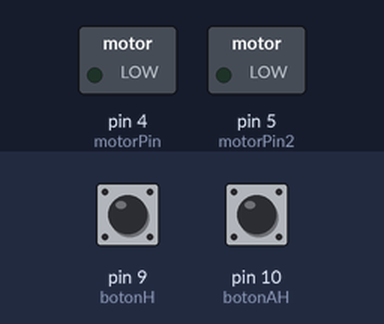
Bench run of a sketch on a simulated Arduino Uno, built with avr-gcc and run on an emulated ATmega328P. Shown: switched loads named in the sketch (green lamp = pin HIGH). The test bench sets the inputs (shaded band); at power-on: pin 9 (botonH) LOW, pin 10 (botonAH) LOW.

Above: at 1.2 s.
1.3 s: pin 9 (botonH) pulled HIGH for 0.15 s
At 1.37 s:
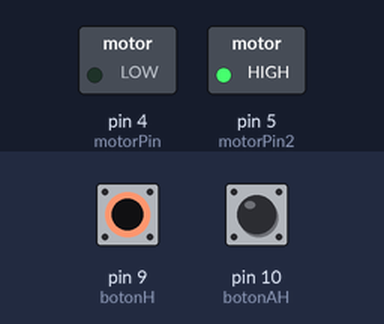
2.9 s: pin 10 (botonAH) pulled HIGH for 0.15 s
At 2.97 s:
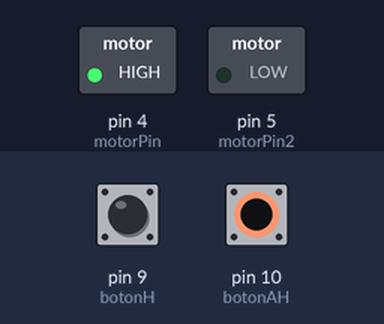
4.5 s: pin 10 (botonAH) pulled HIGH for 3.2 s
At 8.9 s:
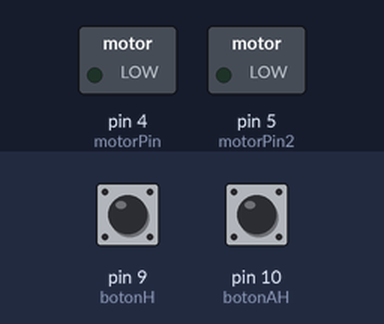
9.2 s: pin 9 (botonH) pulled HIGH for 3.2 s
At 10.2 s:
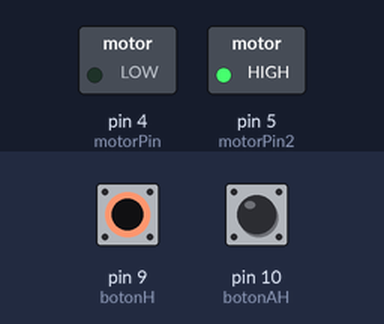
Timing chart, 0 to 13.9 s (numbered marks = the images above; inputs shaded):
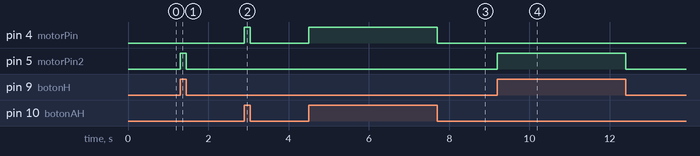

The sketch:

P_dc.ino
```cpp
// Definir pines para botones y LED
const int botonAH = 10;   // Pin para antihorario
const int botonH = 9;   // Pin para horario
const int motorPin = 4;     // Pin salida
const int motorPin2 = 5;     // Pin salida

void setup() {
  // Configurar pines de entrada para los botones
  pinMode(botonAH, INPUT);  // Sin pull-up interno
  pinMode(botonH, INPUT);  // Sin pull-up interno

  // Configurar pin de salida para los motores
  pinMode(motorPin, OUTPUT);
  pinMode(motorPin2, OUTPUT);

  // Apagar el LED al inicio
  //digitalWrite(motorPin, LOW);
  //digitalWrite(motorPin2, LOW);
}

void loop() {
  // Leer el estado de los botones
  int estadoBotonAH = digitalRead(botonAH);
  int estadoBotonH = digitalRead(botonH);

  // Si el boton AH está encenddido, pin  high
  if (estadoBotonAH == HIGH && estadoBotonH == LOW) {
    digitalWrite(motorPin, HIGH);  // Encender el motor
  } else if (estadoBotonH == HIGH && estadoBotonAH == LOW){
    digitalWrite(motorPin2, HIGH);   // Encender motor
  }else{
    digitalWrite(motorPin, LOW);
    digitalWrite(motorPin2, LOW);
  }
}
```

Measured:
- after the input at 1.3 s, pin 5 (motorPin2): LOW → HIGH at once, → LOW 0.15 s later
- after the input at 2.9 s, pin 4 (motorPin): LOW → HIGH at once, → LOW 0.15 s later
- after the input at 4.5 s, pin 4 (motorPin): LOW → HIGH at once, → LOW 3.2 s later
- after the input at 9.2 s, pin 5 (motorPin2): LOW → HIGH at once, → LOW 3.2 s later
